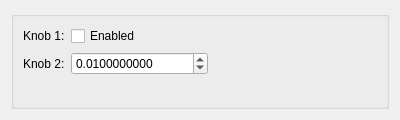
<?xml version="1.0" encoding="UTF-8"?>
<ui version="4.0">
 <class>PrintFieldInfo</class>
 <widget class="QDialog" name="PrintFieldInfo">
  <property name="geometry">
   <rect>
    <x>0</x>
    <y>0</y>
    <width>400</width>
    <height>120</height>
   </rect>
  </property>
  <property name="sizePolicy">
   <sizepolicy hsizetype="Fixed" vsizetype="Fixed">
    <horstretch>0</horstretch>
    <verstretch>0</verstretch>
   </sizepolicy>
  </property>
  <property name="minimumSize">
   <size>
    <width>300</width>
    <height>120</height>
   </size>
  </property>
  <property name="windowTitle">
   <string>Dialog</string>
  </property>
  <layout class="QVBoxLayout" name="verticalLayout">
   <item>
    <widget class="QGroupBox" name="groupBox">
     <property name="title">
      <string/>
     </property>
     <layout class="QFormLayout" name="formLayout">
      <property name="fieldGrowthPolicy">
       <enum>QFormLayout::FieldsStayAtSizeHint</enum>
      </property>
      <item row="0" column="0">
       <widget class="QLabel" name="label_3">
        <property name="text">
         <string>Knob 1:</string>
        </property>
       </widget>
      </item>
      <item row="0" column="1">
       <widget class="QCheckBox" name="knob1CheckBox_">
        <property name="text">
         <string>Enabled</string>
        </property>
       </widget>
      </item>
      <item row="1" column="0">
       <widget class="QLabel" name="label">
        <property name="text">
         <string>Knob 2:</string>
        </property>
       </widget>
      </item>
      <item row="1" column="1">
       <widget class="QDoubleSpinBox" name="knob2SpinBox_">
        <property name="decimals">
         <number>10</number>
        </property>
        <property name="maximum">
         <double>999999999.000000000000000</double>
        </property>
        <property name="singleStep">
         <double>0.000100000000000</double>
        </property>
        <property name="value">
         <double>0.010000000000000</double>
        </property>
       </widget>
      </item>
     </layout>
    </widget>
   </item>
  </layout>
 </widget>
 <resources/>
 <connections/>
</ui>
